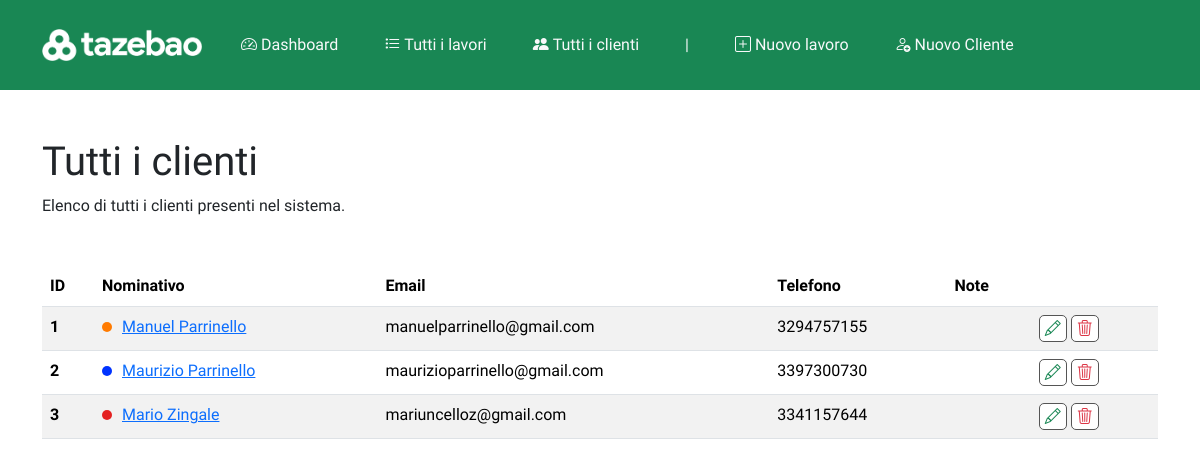
The page /clienti on the database its author committed.
### app.py (models this page shows, shortened)
class Cliente(db.Model):
    __tablename__ = 'clienti'
    id = db.Column(db.Integer, primary_key=True)
    name = db.Column(db.String(100), nullable=False)
    email = db.Column(db.String(100), nullable=False)
    telefono = db.Column(db.String(20), nullable=False)
    lavori = db.relationship('Lavoro', backref='cliente', lazy=True, cascade="all, delete, delete-orphan")
    note = db.Column(db.Text, nullable=True)
    colore = db.Column(db.String(20), nullable=True)

### app.py (the view)
@app.route('/clienti')
def clienti():
    clienti_list = Cliente.query.all()
    return render_template('clienti.html', clienti=clienti_list)

### templates/clienti.html (shortened to what this page needs)
{% extends "base.html" %}
{% block content %}
<h1>Tutti i clienti</h1>
<p class="mb-4">Elenco di tutti i clienti presenti nel sistema.</p>
<div class="container p-0 mt-5">
    <table class="table table-striped">
        <thead>
            <tr>
                <th scope="col">ID</th>
                <th scope="col">Nominativo</th>
                <th scope="col">Email</th>
                <th scope="col">Telefono</th>
                <th scope="col">Note</th>
                <th scope="col"></th>
            </tr>
        </thead>
        <tbody>
            {% if clienti %}
            {% for cliente in clienti %}
            <tr>
                <th scope="row">{{ cliente.id }}</th>
                <td><a href="{{ url_for('cliente_page', cliente_id=cliente.id) }}"><span class="cliente-bullet"
                            style="background-color: {{ cliente.colore }} !important;"></span>{{ cliente.name }}</a>
                </td>
                <td>{{ cliente.email }}</td>
                <td>{{ cliente.telefono }}</td>
                <td>{{ cliente.note }}</td>
                <td>
                    <span class="action-icon edit-icon"><i class="bi bi-pencil text-success"></i></span>
                    <a href="#" onclick="eliminaCliente({{cliente.id}})"><span class="action-icon delete-icon"><i
                                class="bi bi-trash3 text-danger"></i></span></a>
                </td>
            </tr>
            {% endfor %}
            {% else %}
            <tr>
                <td colspan="6" class="text-center">Nessun cliente trovato.</td>
            </tr>
            {% endif %}
        </tbody>
</div>
{% endblock %}

### static/css/style.css (style rules this page uses)
* { font-family: 'Hanken Grotesk', sans-serif !important; }
body { opacity: 0; transition: opacity .3s ease-in; }
body.loaded { opacity: 1; }
.action-icon { border: solid 1px grey; display: inline-flex; justify-content: center; align-items: start; padding: 1px 5px 0px 5px; border-radius: 5px; }
.action-icon.edit-icon { border-color: #555; background-color: #ffffff; }
.action-icon.delete-icon { border-color: #555; background-color: #ffffff; }
.cliente-bullet { display: inline-block; width: 10px; margin-right: 10px; border-radius: 100%; height: 10px; }

### rows shown on the page
Cliente: id "1", name "Manuel Parrinello", email "manuelparrinello@gmail.com", telefono "3294757155"
Cliente: id "2", name "Maurizio Parrinello", email "maurizioparrinello@gmail.com", telefono "3397300730"
Cliente: id "3", name "Mario Zingale", email "mariuncelloz@gmail.com", telefono "3341157644"
